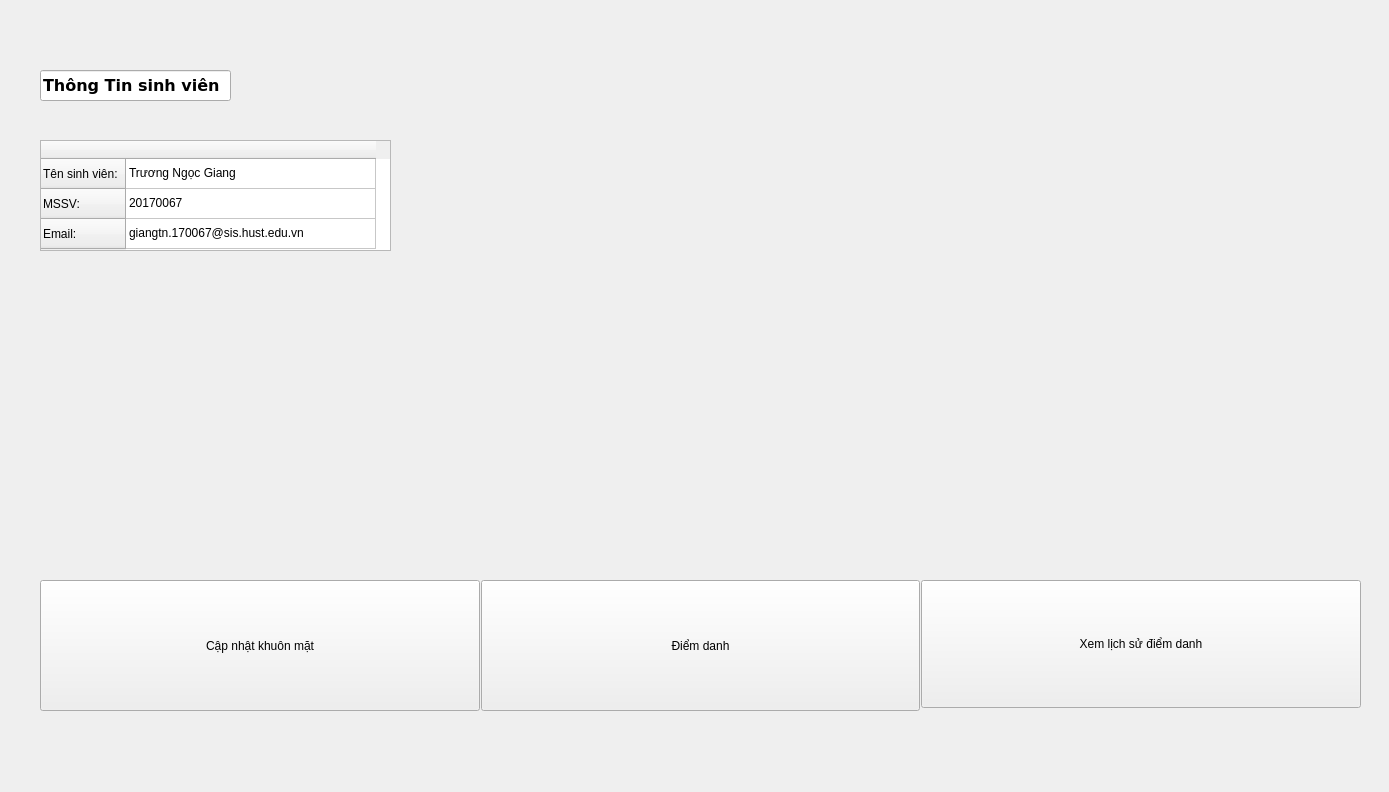
<?xml version="1.0" encoding="UTF-8"?>
<ui version="4.0">
 <class>StudentWidget</class>
 <widget class="QWidget" name="StudentWidget">
  <property name="geometry">
   <rect>
    <x>0</x>
    <y>0</y>
    <width>1389</width>
    <height>792</height>
   </rect>
  </property>
  <property name="windowTitle">
   <string>Form</string>
  </property>
  <widget class="QWidget" name="gridLayoutWidget">
   <property name="geometry">
    <rect>
     <x>40</x>
     <y>580</y>
     <width>1321</width>
     <height>131</height>
    </rect>
   </property>
   <layout class="QGridLayout" name="utilities_button">
    <property name="sizeConstraint">
     <enum>QLayout::SetMaximumSize</enum>
    </property>
    <property name="horizontalSpacing">
     <number>1</number>
    </property>
    <property name="verticalSpacing">
     <number>3</number>
    </property>
    <item row="0" column="2">
     <widget class="QPushButton" name="view_attendance_history_button">
      <property name="sizePolicy">
       <sizepolicy hsizetype="Minimum" vsizetype="MinimumExpanding">
        <horstretch>0</horstretch>
        <verstretch>0</verstretch>
       </sizepolicy>
      </property>
      <property name="text">
       <string>Xem lịch sử điểm danh</string>
      </property>
      <property name="checkable">
       <bool>true</bool>
      </property>
     </widget>
    </item>
    <item row="0" column="0" rowspan="2">
     <widget class="QPushButton" name="update_face_id_button">
      <property name="enabled">
       <bool>true</bool>
      </property>
      <property name="sizePolicy">
       <sizepolicy hsizetype="Minimum" vsizetype="Expanding">
        <horstretch>0</horstretch>
        <verstretch>0</verstretch>
       </sizepolicy>
      </property>
      <property name="text">
       <string>Cập nhật khuôn mặt</string>
      </property>
      <property name="checkable">
       <bool>true</bool>
      </property>
     </widget>
    </item>
    <item row="0" column="1" rowspan="2">
     <widget class="QPushButton" name="attendance_button">
      <property name="sizePolicy">
       <sizepolicy hsizetype="Minimum" vsizetype="Expanding">
        <horstretch>0</horstretch>
        <verstretch>0</verstretch>
       </sizepolicy>
      </property>
      <property name="text">
       <string>Điểm danh</string>
      </property>
      <property name="checkable">
       <bool>true</bool>
      </property>
     </widget>
    </item>
   </layout>
  </widget>
  <widget class="QTableWidget" name="user_info_table">
   <property name="geometry">
    <rect>
     <x>40</x>
     <y>140</y>
     <width>351</width>
     <height>111</height>
    </rect>
   </property>
   <property name="editTriggers">
    <set>QAbstractItemView::NoEditTriggers</set>
   </property>
   <attribute name="horizontalHeaderDefaultSectionSize">
    <number>250</number>
   </attribute>
   <row>
    <property name="text">
     <string>Tên sinh viên:</string>
    </property>
   </row>
   <row>
    <property name="text">
     <string>MSSV:</string>
    </property>
   </row>
   <row>
    <property name="text">
     <string>Email:</string>
    </property>
   </row>
   <column>
    <property name="text">
     <string/>
    </property>
   </column>
   <item row="0" column="0">
    <property name="text">
     <string>Trương Ngọc Giang</string>
    </property>
   </item>
   <item row="1" column="0">
    <property name="text">
     <string>20170067</string>
    </property>
   </item>
   <item row="2" column="0">
    <property name="text">
     <string>giangtn.170067@sis.hust.edu.vn</string>
    </property>
   </item>
  </widget>
  <widget class="QLineEdit" name="user_info_table_tittle">
   <property name="geometry">
    <rect>
     <x>40</x>
     <y>70</y>
     <width>191</width>
     <height>31</height>
    </rect>
   </property>
   <property name="font">
    <font>
     <family>DejaVu Sans</family>
     <pointsize>12</pointsize>
     <bold>true</bold>
    </font>
   </property>
   <property name="text">
    <string>Thông Tin sinh viên</string>
   </property>
   <property name="readOnly">
    <bool>true</bool>
   </property>
  </widget>
 </widget>
 <resources/>
 <connections/>
</ui>
